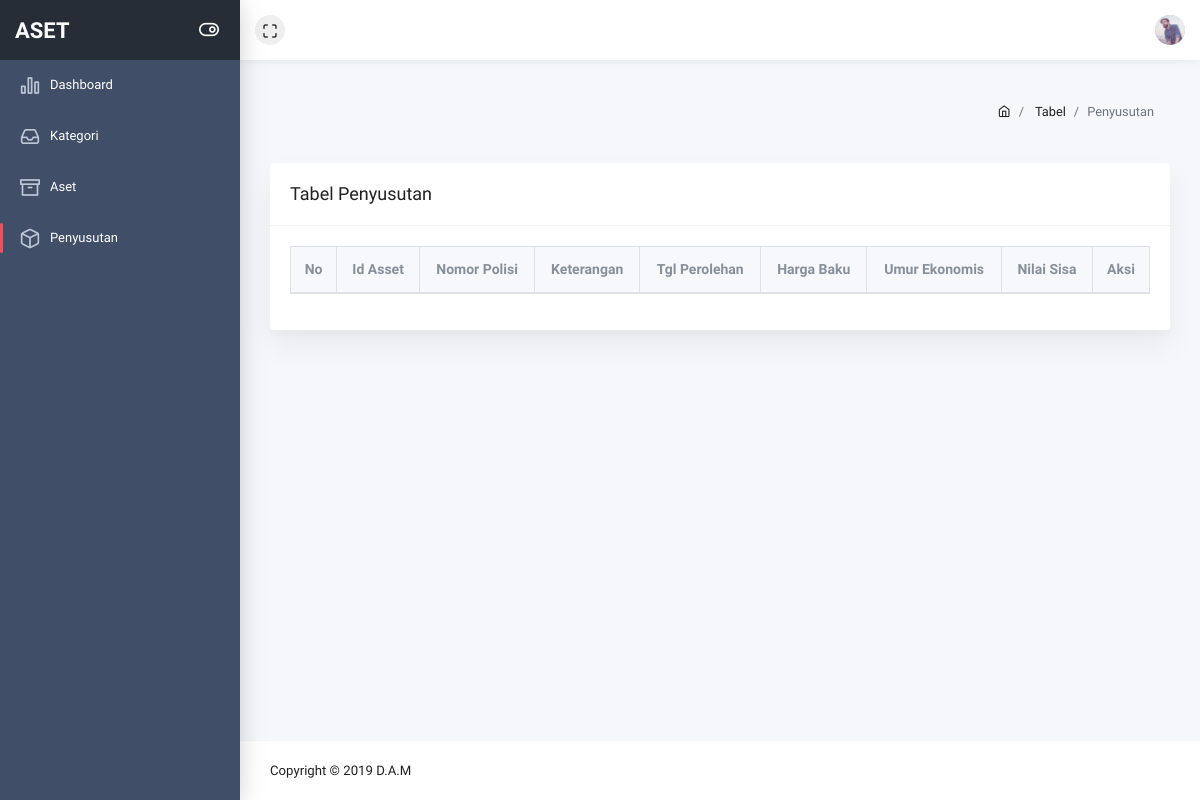
/pages/table-penyusutan.php, run on an earlier commit of the app's database.
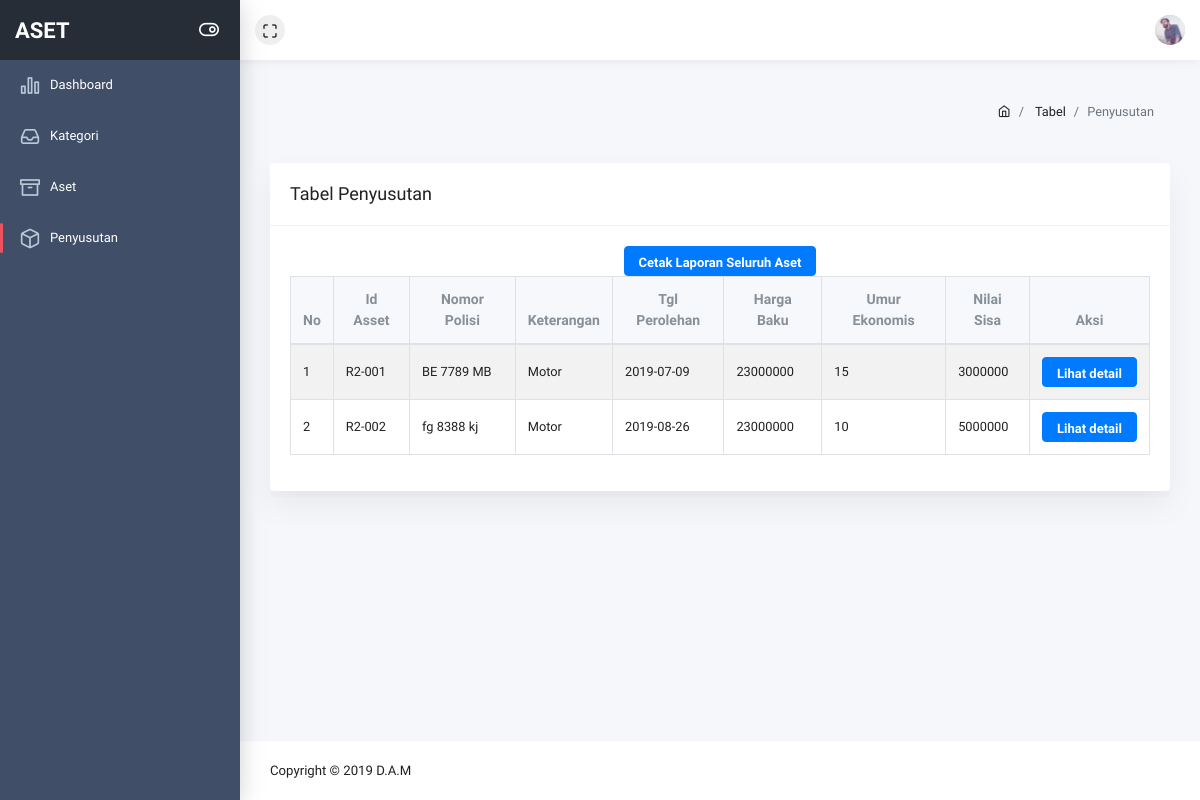
And on a later commit of the database.
### tables this page shows
CREATE TABLE `tb_asset` (
  `id_asset` varchar(18) NOT NULL,
  `nopol` varchar(25) NOT NULL,
  `kete_aset` varchar(25) NOT NULL,
  `tgl_perolehan` date NOT NULL,
  `hrg_baku` int(12) NOT NULL,
  `umur_ekonomis` int(12) NOT NULL,
  `nilai_sisa` int(12) NOT NULL,
  `nilai_susut` int(128) NOT NULL,
  `kategori` varchar(18) NOT NULL
);

### base_url.php (called while the page is built)
<?php
function pathUrl($dir = __DIR__){
    $root = "";
    $dir = str_replace('\\', '/', realpath($dir));
    $root .= !empty($_SERVER['HTTPS']) ? 'https' : 'http';
    $root .= '://' . $_SERVER['HTTP_HOST'];
    if(!empty($_SERVER['CONTEXT_PREFIX'])) {
        $root .= $_SERVER['CONTEXT_PREFIX'];
        $root .= substr($dir, strlen($_SERVER[ 'CONTEXT_DOCUMENT_ROOT' ]));
    } else {
        $root .= substr($dir, strlen($_SERVER[ 'DOCUMENT_ROOT' ]));
    }
    $root .= '/';
    return $root;
}
$base_url = pathUrl();
?>

### pages/table-penyusutan.php (the view, shortened to what the changed rows need)
<?php
include_once "../base_url.php";
include_once("../config/config.php");
?>
<!doctype html>
<html class="no-js" lang="en">
    <head>
        <link rel="stylesheet" href="<?php echo $base_url ?>assets/plugins/bootstrap/dist/css/bootstrap.min.css">
        <link rel="stylesheet" href="<?php echo $base_url ?>assets/plugins/fontawesome-free/css/all.min.css">
        <link rel="stylesheet" href="<?php echo $base_url ?>assets/plugins/ionicons/dist/css/ionicons.min.css">
        <link rel="stylesheet" href="<?php echo $base_url ?>assets/plugins/icon-kit/dist/css/iconkit.min.css">
        <link rel="stylesheet" href="<?php echo $base_url ?>assets/plugins/perfect-scrollbar/css/perfect-scrollbar.css">
        <link rel="stylesheet" href="<?php echo $base_url ?>assets/plugins/datatables.net-bs4/css/dataTables.bootstrap4.min.css">
        <link rel="stylesheet" href="<?php echo $base_url ?>assets/dist/css/theme.min.css">
    </head>
    <body>
        <div class="wrapper">
            <div class="page-wrap">
                <div class="main-content">
                    <div class="container-fluid">
                        <div class="row">
                            <div class="col-sm-12">
                                <div class="card">
                                    <div class="card-body">
                                        <div class="text-center">
                                            <form method='post' action='../controller/download_all.php' target="_blank" rel="nofollow">
                                                            <?php
                                                        $result = mysqli_query($mysqli,"SELECT * FROM tb_asset ") ?>
                                                        <?php if ($data = mysqli_fetch_assoc($result)) {?>
                                                            <a href="../controller/download_all.php" target="_blank" rel="nofollow">
                                                            <input type='submit' name='detail_susut' value='Cetak Laporan Seluruh Aset' target="_blank" class='btn btn-primary'>
                                                            <input type='hidden' name='umur' value="<?php echo $data['umur_ekonomis']; ?>"></a>
                                                        <?php
                                                    }
                                                    ?>
                                            </form>
                                        </div>
                                        <div class="dt-responsive">
                                            <table id="simpletable" class="table table-striped table-bordered nowrap">
                                        <thead>
                                        <tr>
                                            <th class="text-center">No</th>
                                            <th class="text-center">Id Asset</th>
                                            <th class="text-center">Nomor Polisi</th>
                                            <th class="text-center">Keterangan</th>
                                            <th class="text-center">Tgl Perolehan</th>
                                            <th class="text-center">Harga Baku</th>
                                            <th class="text-center">Umur Ekonomis</th>
                                            <th class="text-center">Nilai Sisa</th>
                                            <th class="text-center">Aksi</th>
                                        </tr>
                                        </thead>
                                        <tbody>
                                            <?php
                                                include '../config/config.php';
                                                $aset = mysqli_query($mysqli,"SELECT * FROM tb_asset");
                                                $no = 1;
                                                if($aset){
                                                    while($row = mysqli_fetch_array($aset))
                                                    {
                                                        echo "<tr>
                                                        <td>".$no++."</td>
                                                        <td>".$row['id_asset']."</td>
                                                        <td>".$row['nopol']."</td>
                                                        <td>".$row['kete_aset']."</td>
                                                        <td>".$row['tgl_perolehan']."</td>
                                                        <td>".$row['hrg_baku']."</td>
                                                        <td>".$row['umur_ekonomis']."</td>
                                                        <td>".$row['nilai_sisa']."</td>
                                                        <td>
                                                            <form method='post' action='".$base_url."pages/detail_penyusutan.php'>
                                                            <input class='btn btn-primary' type='submit' name='detail_susut' value='Lihat detail'/>
                                                            <input type='hidden' name='id' value=".$row['id_asset'].">
                                                            <input type='hidden' name='umur_ekonomis' value=".$row['umur_ekonomis'].">
                                                            </form>
                                                            </td>
                                                    </tr>";
                                                    }
                                                }
                                            ?>
                                                </tbody>
                                            </table>
                                        </div>
                                    </div>
                                </div>
                            </div>
                        </div>
                    </div>
                </div>
            </div>
        </div>
    </body>
</html>

What changed in the data, as far as the page shows it:
added tb_asset: id_asset "R2-001", nopol "BE 7789 MB", kete_aset "Motor", tgl_perolehan "2019-07-09", hrg_baku "23000000", umur_ekonomis "15", nilai_sisa "3000000"
added tb_asset: id_asset "R2-002", nopol "fg 8388 kj", kete_aset "Motor", tgl_perolehan "2019-08-26", hrg_baku "23000000", umur_ekonomis "10", nilai_sisa "5000000"
Also different on the page:
form field detail_susut: (not shown) → "Cetak Laporan Seluruh Aset"
